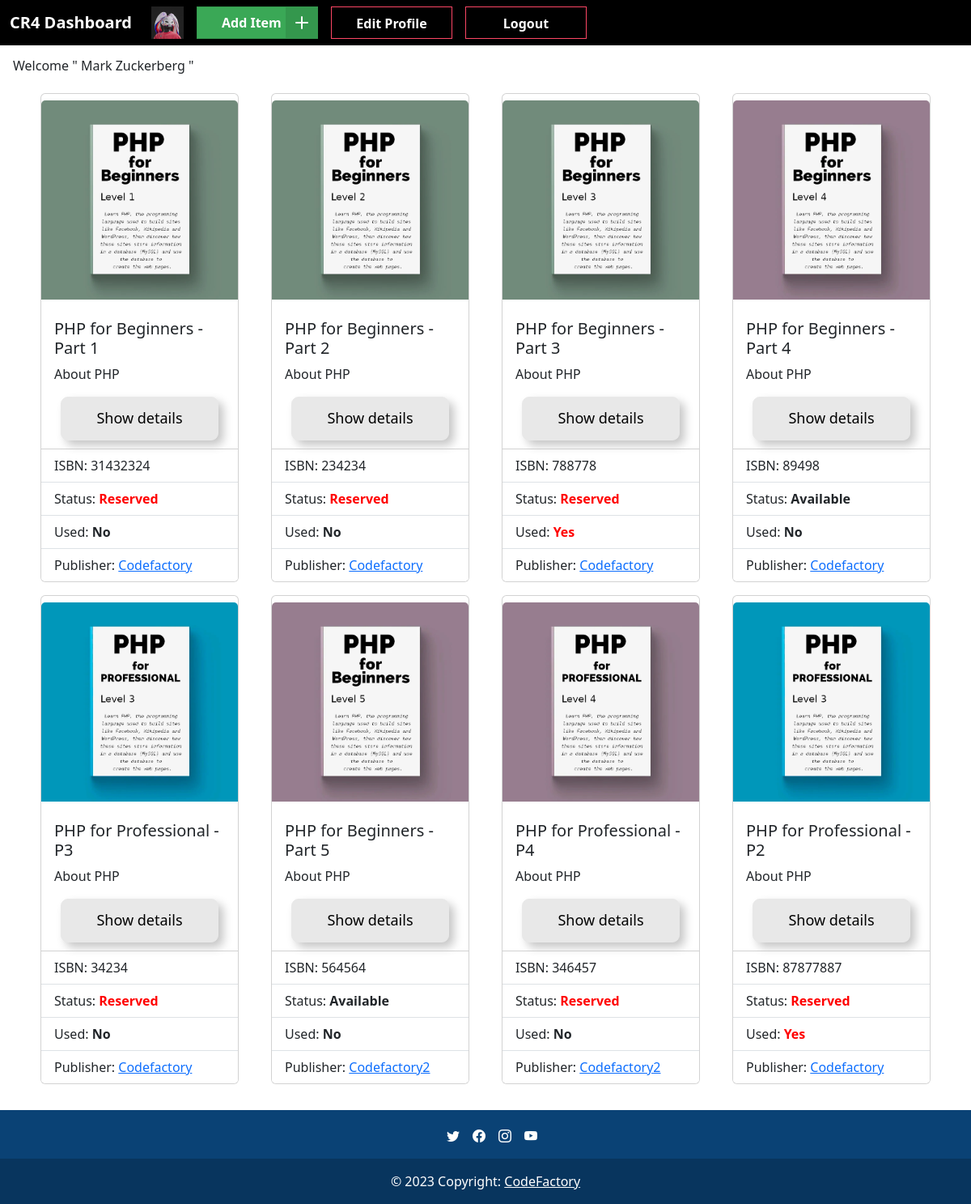
The page /home.php (signed in) on the database its author committed.
### tables this page shows
CREATE TABLE `users` (
  `id` int(11) NOT NULL,
  `first_name` varchar(255) NOT NULL,
  `last_name` varchar(255) NOT NULL,
  `password` varchar(255) NOT NULL,
  `date_of_birth` date NOT NULL,
  `email` varchar(255) NOT NULL,
  `picture` varchar(255) DEFAULT NULL,
  `status` varchar(4) NOT NULL DEFAULT 'user'
);

CREATE TABLE `products` (
  `id` int(11) NOT NULL,
  `title` varchar(200) NOT NULL,
  `picture` varchar(200) NOT NULL,
  `ISBN` int(20) NOT NULL,
  `big_description` varchar(400) NOT NULL,
  `short_description` varchar(200) NOT NULL,
  `categorie` varchar(255) NOT NULL,
  `author_firstname` varchar(200) NOT NULL,
  `author_lastname` varchar(200) NOT NULL,
  `publisher_name` varchar(200) NOT NULL,
  `publisher_address` varchar(200) NOT NULL,
  `price` int(20) NOT NULL,
  `publish_date` date NOT NULL,
  `status` tinyint(1) NOT NULL,
  `used` tinyint(1) NOT NULL,
  `fk_supplierId` int(11) DEFAULT NULL
);

### home.php (the view, shortened to what this page needs)
<?php
require_once "db_connect.php";
$sql = "SELECT * FROM users WHERE id = {$_SESSION["user"]}";
$result = mysqli_query($connect, $sql);
$row = mysqli_fetch_assoc($result);
$sqlProducts = "SELECT * FROM products";
$resultProducts = mysqli_query($connect, $sqlProducts);
$layout = "";
if (mysqli_num_rows($result) > 0) {
    while ($rowProduct = mysqli_fetch_assoc($resultProducts)) {
        $statusLabel = ($rowProduct["status"] == 0) ? "Available" : "<span style='color: red;'>Reserved</span>";
        $used = ($rowProduct["used"] == 0) ? "No" : "<span style='color: red;'>Yes</span>";
        $layout .= "
        <div class='container'>
             <div>
    <div class='card my-2 mx-2' style='width: auto;'>
    <img src='pictures/{$rowProduct["picture"]}' class='card-img-top my-2' alt='...'>
    <div class='card-body'>
      <h5 class='card-title'>{$rowProduct["title"]}</h5>
      <p class='card-text'>{$rowProduct["short_description"]}</p>
    </div>
    <div class='but'>
        <a href='products/details_user.php?id={$rowProduct["id"]}' class='button2'>Show details</a>
    </div>
    <ul class='list-group list-group-flush'>
      <li class='list-group-item'>ISBN: {$rowProduct["ISBN"]}</li>
      <li class='list-group-item'>Status: <b>{$statusLabel}</b></li>
      <li class='list-group-item'>Used: <b>{$used}</b></li>
      <li class='list-group-item'>
    Publisher: <a href='products/publisher_user.php?publisher_name={$rowProduct["publisher_name"]}'>{$rowProduct["publisher_name"]}</a>
</li>
    </ul>
    </div>
  </div>
  </div>";
    }
} else {
    $layout .= "<h4>No Result or No Products</h4>";
}
?>
<!DOCTYPE html>
<html lang="en">
<head>
    <link href="https://cdn.jsdelivr.net/npm/bootstrap@5.3.0/dist/css/bootstrap.min.css" rel="stylesheet">
    <link rel="stylesheet" href="css/style.css">
    <link rel="stylesheet" href="https://cdn.jsdelivr.net/npm/bootstrap-icons@1.10.2/font/bootstrap-icons.css">
</head>
<body>
    <nav class="navbar navbar-expand-lg bg-black ">
        <div class="container-fluid">
            <a class="navbar-brand text-white" href="dashboard.php"><b>CR4 Dashboard</b></a>
            <img src="pictures/<?= $row["picture"] ?>" alt="user pic" width="40" height="40" class="mx-2">
            <div class="collapse navbar-collapse" id="navbarNav">
                <ul class="navbar-nav">
                    <li class="nav-item mx-2">
                        <a type="button" class="additem" href="products/create.php">
                            <span class="additem_text">Add Item</span>
                            <span class="additem_icon"><svg xmlns="http://www.w3.org/2000/svg" width="24" viewBox="0 0 24 24" stroke-width="2" stroke-linejoin="round" stroke-linecap="round" stroke="currentColor" height="24" fill="none" class="svg">
                                    <line y2="19" y1="5" x2="12" x1="12"></line>
                                    <line y2="12" y1="12" x2="19" x1="5"></line>
                                </svg></span>
                        </a>
                    </li>
                    <li class="nav-item">
                        <a class="nav-link text-white btn3 mx-2" href="update.php?id=<?= $row["id"] ?>">Edit Profile</a>
                    </li>
                    <li class="nav-item">
                        <a class="nav-link text-white btn3 mx-2" href="logout.php?logout">Logout</a>
                    </li>
                </ul>
            </div>
        </div>
    </nav>
    <h6 class="mx-3 my-3">Welcome " <?= $row["first_name"] . " " . $row["last_name"] ?> "</h6>
    <div class="container">
        <div class="row row-cols-lg-4 row-cols-md-3 row-cols-sm-2 row-cols-xs-1">
            <?= $layout ?>
        </div>
    </div>
    <section class="mt-4">
        <footer class="text-center text-white" style="background-color: #0a4275;">
            <div class="container p-1 pb-0">
                <section class="">
                    <p class="d-flex justify-content-center align-items-center">
                    <ul class="nav justify-content-center d-flex">
                        <li class="ms-3"><i class="bi bi-twitter"></i></li>
                        <li class="ms-3"><i class="bi bi-facebook"></i></li>
                        <li class="ms-3"><i class="bi bi-instagram"></i></li>
                        <li class="ms-3"><i class="bi bi-youtube"></i></li>
                    </ul>
                    </p>
                </section>
            </div>
            <div class="text-center p-3" style="background-color: rgba(0, 0, 0, 0.2);">
                © 2023 Copyright:
                <a class="text-white" href="index.php">CodeFactory</a>
            </div>
        </footer>
    </section>
</body>
</html>

### css/style.css (style rules this page uses)
.navbar { color: white; font-weight: 600; transition: 0.3s ease; }
.but { display: flex; justify-content: center; margin-bottom: 10px; }
.button2 { display: inline-block; justify-content: center; transition: all 0.2s ease-in; position: relative; overflow: hidden; z-index: 1; color: black; padding: 0.7em 1.7em; font-size: 18px; border-radius: 0.5em; background: #e8e8e8; border: 1px solid #e8e8e8; box-shadow: 6px 6px 12px #c5c5c5, -6px -6px 12px #ffffff; text-decoration: none; text-align: center; width: 80%; }
.button2:before { content: ""; position: absolute; left: 50%; transform: translateX(-50%) scaleY(1) scaleX(1.25); top: 100%; width: 140%; height: 180%; background-color: rgba(0, 0, 0, 0.05); border-radius: 50%; display: block; transition: all 0.5s 0.1s cubic-bezier(0.55, 0, 0.1, 1); z-index: -1; }
.button2:after { content: ""; position: absolute; left: 55%; transform: translateX(-50%) scaleY(1) scaleX(1.45); top: 180%; width: 160%; height: 190%; background-color: #009087; border-radius: 50%; display: block; transition: all 0.5s 0.1s cubic-bezier(0.55, 0, 0.1, 1); z-index: -1; }
.additem { text-decoration: none; position: relative; width: 150px; height: 40px; cursor: pointer; display: flex; align-items: center; border: 1px solid #34974d; background-color: #3aa856; }
.additem, .additem_icon, .additem_text { transition: all 0.3s; }
.additem .additem_text { transform: translateX(30px); color: #fff; font-weight: 600; }
.additem .additem_icon { position: absolute; transform: translateX(109px); height: 100%; width: 39px; background-color: #34974d; display: flex; align-items: center; justify-content: center; }
.additem .svg { width: 30px; stroke: #fff; }
.btn3 { text-align: center; width: 150px; height: 40px; font-size: 16px; font-weight: 700; text-shadow: 2px 2px 4px #000000; color: white; border: 1px solid rgb(252, 70, 100); cursor: pointer; position: relative; background-color: transparent; text-decoration: none; overflow: hidden; z-index: 1; }
.btn3::before { content: ""; position: absolute; right: 0; top: 0; width: 100%; height: 100%; background-color: rgb(252, 70, 100); transform: translateX(-100%); transition: all .3s; z-index: -1; }

### rows shown on the page
users: picture (picture), first_name "Mark", last_name "Zuckerberg"
products: picture (picture), title "PHP for Beginners - Part 1", short_description "About PHP", ISBN "31432324", status "Reserved", used "No", publisher_name "Codefactory"
products: picture (picture), title "PHP for Beginners - Part 2", short_description "About PHP", ISBN "234234", status "Reserved", used "No", publisher_name "Codefactory"
products: picture (picture), title "PHP for Beginners - Part 3", short_description "About PHP", ISBN "788778", status "Reserved", used "Yes", publisher_name "Codefactory"
products: picture (picture), title "PHP for Beginners - Part 4", short_description "About PHP", ISBN "89498", status "Available", used "No", publisher_name "Codefactory"
products: picture (picture), title "PHP for Professional - P3", short_description "About PHP", ISBN "34234", status "Reserved", used "No", publisher_name "Codefactory"
products: picture (picture), title "PHP for Beginners - Part 5", short_description "About PHP", ISBN "564564", status "Available", used "No", publisher_name "Codefactory2"
products: picture (picture), title "PHP for Professional - P4", short_description "About PHP", ISBN "346457", status "Reserved", used "No", publisher_name "Codefactory2"
products: picture (picture), title "PHP for Professional - P2", short_description "About PHP", ISBN "87877887", status "Reserved", used "Yes", publisher_name "Codefactory"
